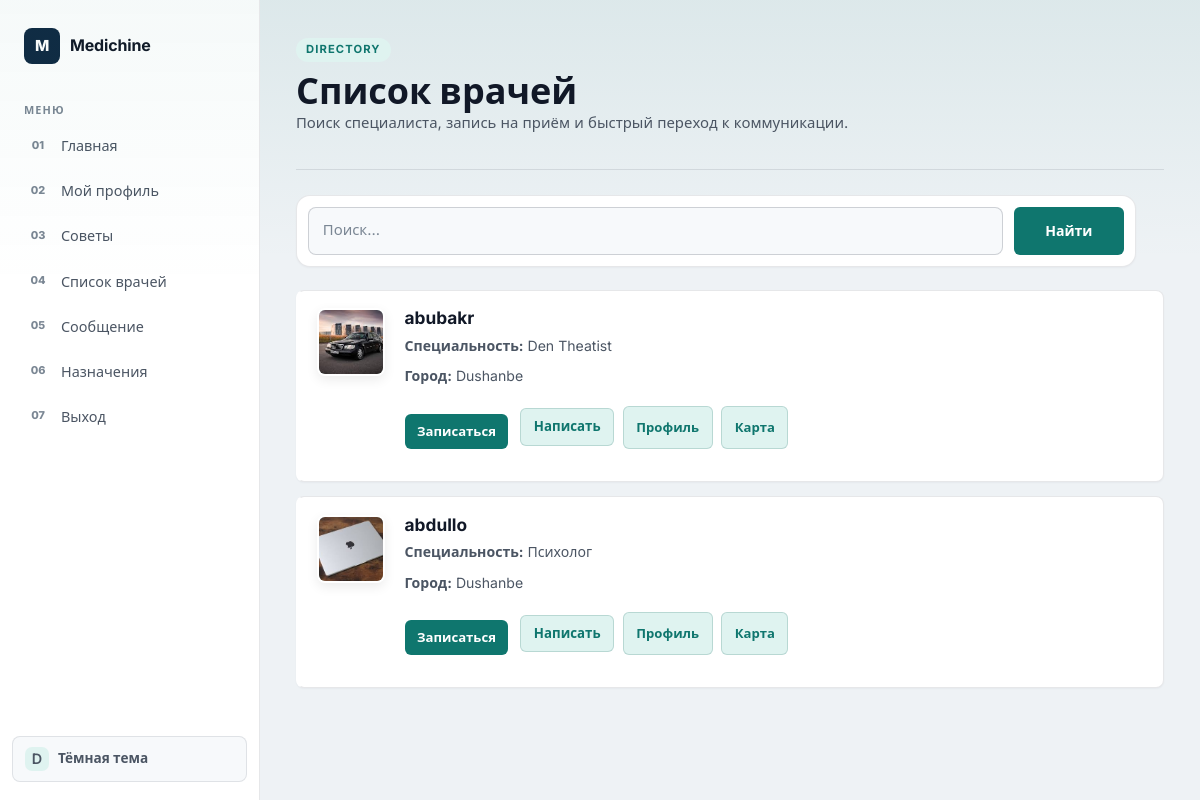
The app's page /doctors/doctors/ (signed in) with its own data.
### doctors/models.py (models this page shows, shortened)
class DoctorProfile(models.Model):
    user=models.OneToOneField(settings.AUTH_USER_MODEL,on_delete=models.CASCADE)
    speciality=models.CharField(max_length=20)
    city=models.CharField(max_length=50)
    clinic=models.CharField(max_length=100)
    bio=models.TextField(blank=True)
    experience=models.PositiveIntegerField(default=0)
    photo=models.ImageField(upload_to='doctors/',null=True,blank=True)

### accounts/models.py (models this page shows)
class User(AbstractUser):
    ROLE_CHOICES = (
        ('patient', 'Patient'),
        ('doctor', 'Doctor'),
        ('admin', 'Admin'),
    )
    role = models.CharField(
        max_length=20,
        choices=ROLE_CHOICES
    )
    phone = models.CharField(
        max_length=20,
        unique=True
    )
    age=models.PositiveIntegerField()
    city = models.CharField(max_length=50, blank=True)
    def __str__(self):
        return self.username

### doctors/views.py (the view)
# urls.py: path('doctors/',views.show_all_doctors,name='doctors_list'),
@login_required(login_url='login')
def show_all_doctors(request):
    profile=DoctorProfile.objects.select_related('user').filter(user__role='doctor')
    q=request.GET.get('q','').strip()
    if q:
        profile = profile.filter(
            Q(user__username__icontains=q) |
            Q(speciality__icontains=q) |
            Q(city__icontains=q)
        )
    stats=profile.aggregate(
        all_patients=Count('id')
    )
    return render(request,'doctors/doctors.html',{"doctors":profile,"stats":stats})

### templates/doctors/doctors.html (shortened to what this page needs)
{% extends "accounts/base.html" %}
{% block main %}
<header class="page-head">
    <div>
        <p class="eyebrow">Directory</p>
        <h1>Список врачей</h1>
        <p class="muted">Поиск специалиста, запись на приём и быстрый переход к коммуникации.</p>
    </div>
</header>
<form class="search-bar panel" action="" method="get">
    <input type="text" placeholder="Поиск..." name="q">
    <button type="submit">Найти</button>
</form>
{% for i in doctors %}
    <article class="doctor-card panel">
        {% if i.photo %}
            <img src="{{ i.photo.url }}" alt="">
        {% else %}
            <img src="/media/user.png" alt="">
        {% endif %}
        <h3>{{ i.user }}</h3>
        <p><strong>Специальность:</strong> {{ i.speciality }}</p>
        <p><strong>Город:</strong> {{ i.city }}</p>
        <div class="doctor-actions">
            <a class="book-link button" href="{% url 'create_appointment' i.pk %}">Записаться</a>
            <a class="button secondary-button" href="{% url 'send_message' i.user.id %}">Написать</a>
            <a class="button secondary-button" href="{% url 'detail' i.id %}">Профиль</a>
            <a class="button secondary-button" href="https://www.google.com/maps/search/?api=1&query={{ i.clinic|urlencode }},+{{ i.city|urlencode }}" target="_blank">Карта</a>
        </div>
    </article>
{% empty %}
    <p class="muted">Врачи не найдены</p>
{% endfor %}
{% endblock %}

### records on screen
DoctorProfile: photo (picture), user "abubakr", speciality "Den Theatist", city "Dushanbe"
DoctorProfile: photo (picture), user "abdullo", speciality "Психолог", city "Dushanbe"
